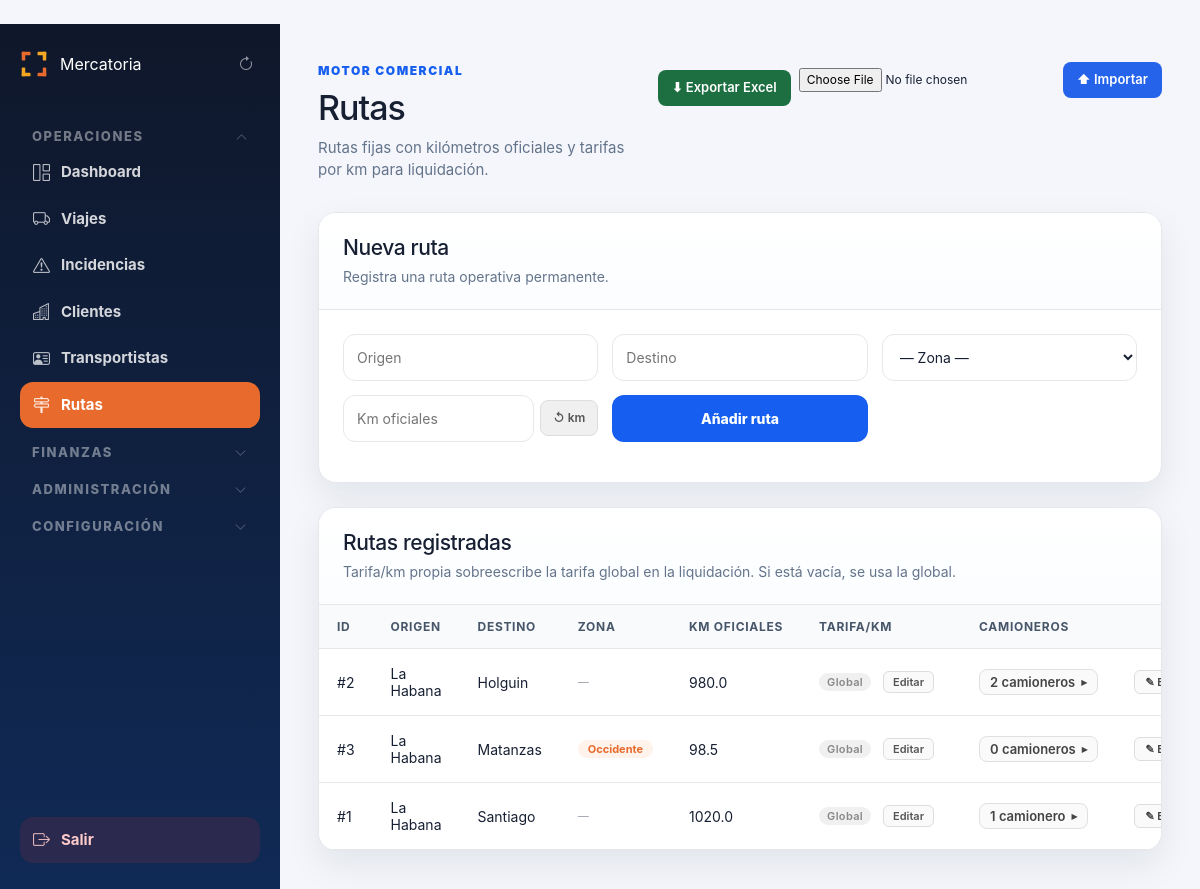
The page /admin/comercial/rutas (signed in) on the database its author committed.
### tables this page shows
CREATE TABLE rutas (
        id INTEGER PRIMARY KEY AUTOINCREMENT,
        nombre TEXT,
        origen TEXT NOT NULL,
        destino TEXT NOT NULL,
        zona TEXT,
        km_oficiales REAL DEFAULT 0,
        activa INTEGER DEFAULT 1,
        fecha_creacion TEXT DEFAULT CURRENT_TIMESTAMP
    , tarifa_km REAL);

### routes/comercial.py (the view)
@comercial_bp.route("/admin/comercial/rutas")
def rutas():
    if not requiere_admin():
        return redirect("/login")
    all_rutas = get_all_rutas()
    todos_camioneros = get_all_camioneros_activos()
    camioneros_por_ruta = {r["id"]: get_camioneros_por_ruta(r["id"]) for r in all_rutas}
    ids_asignados_por_ruta = {
        r["id"]: {c["id"] for c in camioneros_por_ruta[r["id"]]}
        for r in all_rutas
    }
    cfg = get_configuracion()
    tarifa_km_global = cfg.get("tarifa_km", 1.5)
    origenes_destinos = sorted(
        {r["origen"] for r in all_rutas if r["origen"]} |
        {r["destino"] for r in all_rutas if r["destino"]}
    )
    return render_template(
        "admin/comercial/rutas.html",
        rutas=all_rutas,
        todos_camioneros=todos_camioneros,
        camioneros_por_ruta=camioneros_por_ruta,
        ids_asignados_por_ruta=ids_asignados_por_ruta,
        tarifa_km_global=tarifa_km_global,
        origenes_destinos=origenes_destinos,
    )

### app.py (called while the page is built)
@app.before_request
def _record_start_time():
    g.start_time = time.monotonic()

@app.before_request
def _validate_session_role():
    if "user_id" not in session or "rol" not in session:
        return
    try:
        con = conectar()
        cur = con.cursor()
        cur.execute("SELECT rol, activo FROM usuarios WHERE id = ?", (session["user_id"],))
        row = cur.fetchone()
        con.close()
        if not row or not row["activo"]:
            session.clear()
            return
        if row["rol"] != session["rol"]:
            session["rol"] = row["rol"]
    except Exception:
        pass

@app.after_request
def set_security_headers(response):
    response.headers["X-Frame-Options"] = "SAMEORIGIN"
    response.headers["X-Content-Type-Options"] = "nosniff"
    response.headers["X-XSS-Protection"] = "1; mode=block"
    if app.debug:
        ms = (time.monotonic() - getattr(g, "start_time", time.monotonic())) * 1000
        app.logger.debug("[%s] %s %.1fms", request.method, request.path, ms)
    return response

@app.context_processor
def sidebar_badges():
    try:
        conexion = conectar()
        cursor = conexion.cursor()
        cursor.execute("""
            SELECT
                COUNT(*) AS urgentes,
                COUNT(CASE WHEN estado = 'Solicitado' THEN 1 END) AS solicitados
            FROM viajes
            WHERE estado IN ('Pendiente', 'Solicitado')
        """)
        row = cursor.fetchone()
        viajes_urgentes    = row["urgentes"]    if row else 0
        dashboard_urgentes = row["solicitados"] if row else 0
        conexion.close()
    except Exception:
        viajes_urgentes = 0
        dashboard_urgentes = 0
    return dict(
        sidebar_viajes_urgentes=viajes_urgentes,
        sidebar_dashboard_urgentes=dashboard_urgentes,
    )

### database.py (called while the page is built)
def conectar():
    if USE_POSTGRES:
        from database_pg import conectar_pg
        conn = conectar_pg()
        return ConexionWrapper(conn, use_postgres=True)
    else:
        conexion = sqlite3.connect(DATABASE_NAME)
        conexion.row_factory = sqlite3.Row
        return ConexionWrapper(conexion, use_postgres=False)

    def execute(self, sql, params=None):
        if self._use_postgres:
            sql = sql.replace("?", "%s")
        if params is not None:
            return self._cursor.execute(sql, params)
        return self._cursor.execute(sql)

    def fetchone(self):
        return self._cursor.fetchone()

    def fetchall(self):
        return self._cursor.fetchall()

### templates/admin/comercial/rutas.html (shortened to what this page needs)
﻿{% extends "admin/base_admin.html" %}
{% block contenido %}
<div class="page-header">
    <div>
        <span class="eyebrow">Motor Comercial</span>
        <h1>Rutas</h1>
        <p>Rutas fijas con kilómetros oficiales y tarifas por km para liquidación.</p>
    </div>
    <div style="display:flex;gap:8px;align-items:center;">
        {% if session.get('rol') == 'admin' %}
        <a href="/admin/exportar/rutas" class="btn-excel-export">⬇ Exportar Excel</a>
        {% endif %}
        {% if session.get('rol') == 'admin' %}
        <form method="POST" action="/admin/importar/rutas" enctype="multipart/form-data" style="display:flex;gap:6px;align-items:center;">
            <input type="file" name="archivo" accept=".xlsx" required style="font-size:12px;">
            <button type="submit" class="btn-excel-import">⬆ Importar</button>
        </form>
        {% endif %}
    </div>
</div>
{% if session.get('rol') in ['admin', 'operador'] %}
<section class="panel">
    <div class="panel-header">
        <div>
            <h2>Nueva ruta</h2>
            <p>Registra una ruta operativa permanente.</p>
        </div>
    </div>
    <form method="POST" action="/admin/comercial/rutas/nueva" class="form-grid">
        <input id="ruta-origen" name="origen" placeholder="Origen" required
               list="dl-origenes-destinos"
               onblur="calcularKmSiCompleto()">
        <input id="ruta-destino" name="destino" placeholder="Destino" required
               list="dl-origenes-destinos"
               onblur="calcularKmSiCompleto()">
        <select name="zona" class="input">
            <option value="">— Zona —</option>
        </select>
        <div style="display:flex;gap:6px;align-items:center;">
            <input id="ruta-km" name="km" type="number" step="0.1" placeholder="Km oficiales" required
                   style="flex:1;min-width:0;" oninput="autoTarifa()">
            <button type="button" id="btn-recalcular" onclick="calcularKm()"
                    title="Recalcular distancia desde origen y destino"
                    style="padding:8px 12px;background:#f0f0f0;border:1px solid #ddd;border-radius:8px;font-size:12px;font-weight:600;color:#555;cursor:pointer;white-space:nowrap;">
                ↺ km
            </button>
        </div>
        <button type="submit" class="btn-submit">Añadir ruta</button>
    </form>
</section>
{% endif %}
<section class="panel panel-spaced">
    <div class="panel-header">
        <div>
            <h2>Rutas registradas</h2>
            <p>Tarifa/km propia sobreescribe la tarifa global en la liquidación. Si está vacía, se usa la global.</p>
        </div>
    </div>
    <div class="table-wrapper">
        <table class="data-table">
            <thead>
                <tr>
                    <th>ID</th>
                    <th>Origen</th>
                    <th>Destino</th>
                    <th>Zona</th>
                    <th>Km oficiales</th>
                    <th>Tarifa/km</th>
                    <th>Camioneros</th>
                    {% if session.get('rol') == 'admin' %}<th></th>{% endif %}
                </tr>
            </thead>
            <tbody>
                {% for r in rutas %}
                <tr>
                    <td>#{{ r.id }}</td>
                    <td>{{ r.origen }}</td>
                    <td>{{ r.destino }}</td>
                    <td>
                        {% if r.zona == "Occidente" %}
                            <span style="background:#FFF3EC;color:#E86A2C;padding:2px 10px;border-radius:999px;font-size:11px;font-weight:700;">Occidente</span>
                        {% elif r.zona == "Centro" %}
                            <span style="background:#EFF6FF;color:#2563EB;padding:2px 10px;border-radius:999px;font-size:11px;font-weight:700;">Centro</span>
                        {% elif r.zona == "Oriente" %}
                            <span style="background:#F0FDF4;color:#16A34A;padding:2px 10px;border-radius:999px;font-size:11px;font-weight:700;">Oriente</span>
                        {% else %}
                            <span style="color:#9CA3AF;font-size:11px;">—</span>
                        {% endif %}
                    </td>
                    <td>{{ r.km_oficiales }}</td>
                    <td class="td-tarifa">
                        <span class="tarifa-display" id="disp-{{ r.id }}">
                            {% if r.tarifa_km is not none and r.tarifa_km != "" %}
                                <strong>${{ "%.2f"|format(r.tarifa_km|float) }}</strong>/km
                            {% else %}
                                <span class="badge-global">Global</span>
                            {% endif %}
                        </span>
                        {% if session.get('rol') == 'admin' %}
                        <button type="button" class="btn-edit-sm" id="btn-e-{{ r.id }}"
                                onclick="startEdit({{ r.id }})">Editar</button>
                        {% endif %}
                    </td>
                    <td>
                        <button type="button"
                                class="btn-camioneros-toggle"
                                onclick="toggleCamioneros({{ r.id }})">
                            {% set n = camioneros_por_ruta[r.id]|length %}
                            {{ n }} {{ "camionero" if n == 1 else "camioneros" }}
                            <span class="chevron" id="chev-{{ r.id }}">▸</span>
                        </button>
                    </td>
                    {% if session.get('rol') == 'admin' %}
                    <td>
                        <button type="button"
                                class="btn-edit-ruta"
                                data-id="{{ r.id }}"
                                data-origen="{{ r.origen }}"
                                data-destino="{{ r.destino }}"
                                data-zona="{{ r.zona or '' }}"
                                data-km="{{ r.km_oficiales or '' }}"
                                onclick="openEditModal(this)">
                            ✎ Editar ruta
                        </button>
                    </td>
                    {% endif %}
                </tr>
                {% else %}
                <tr>
                    <td colspan="8" class="empty-state">Sin rutas todavía.</td>
                </tr>
                {% endfor %}
            </tbody>
        </table>
    </div>
</section>
{% endblock %}

### static/css/admin.css (style rules this page uses)
:root { --bg: #f4f6fb; --panel: #ffffff; --panel-soft: #f8fafc; --text: #172033; --muted: #64748b; --primary: #155eef; --primary-dark: #0f3ea8; --border: #e5e7eb; --danger: #dc2626; --success: #16a34a; --warning: #f59e0b; --info: #0891b2; --sidebar: #0f172a; --sidebar-soft: #102a56; --shadow: 0 14px 35px rgba(15, 23, 42, 0.08); --radius: 18px; }
* { box-sizing: border-box; }
body { margin: 0; font-family: Inter, "Segoe UI", Arial, sans-serif; background: var(--bg); color: var(--text); }
.page-header { display: flex; justify-content: space-between; align-items: flex-start; gap: 22px; margin-bottom: 30px; }
.eyebrow { display: inline-flex; margin-bottom: 8px; color: var(--primary); font-size: 12px; font-weight: 900; text-transform: uppercase; letter-spacing: 0.13em; }
.page-header h1 { margin: 0; font-size: 34px; letter-spacing: -1px; }
.page-header p { margin: 8px 0 0; color: var(--muted); font-size: 15px; }
.panel { background: var(--panel); border: 1px solid var(--border); border-radius: var(--radius); box-shadow: var(--shadow); overflow: hidden; }
.panel-header { padding: 22px 24px; border-bottom: 1px solid var(--border); background: linear-gradient(180deg, #ffffff 0%, #fbfdff 100%); }
.panel-header h2 { margin: 0; font-size: 21px; letter-spacing: -0.4px; }
.panel-header p { margin: 6px 0 0; color: var(--muted); font-size: 14px; }
.table-wrapper { width: 100%; overflow-x: auto; }
.data-table { width: 100%; border-collapse: collapse; background: var(--panel); }
.data-table th { background: var(--panel-soft); color: #475569; padding: 14px 18px; text-align: left; font-size: 12px; text-transform: uppercase; letter-spacing: 0.06em; border-bottom: 1px solid var(--border); white-space: nowrap; }
.data-table td { padding: 16px 18px; border-bottom: 1px solid var(--border); font-size: 14px; vertical-align: middle; }
.panel-spaced { margin-top: 24px; }
.form-grid { padding: 24px; display: grid; grid-template-columns: repeat(auto-fit, minmax(220px, 1fr)); gap: 14px; }
.form-grid input, .form-grid select { width: 100%; padding: 12px 13px; border: 1px solid var(--border); border-radius: 12px; background: white; font-size: 14px; color: var(--text); }
.btn-submit { border: none; border-radius: 12px; background: var(--primary); color: white; font-size: 14px; font-weight: 800; cursor: pointer; padding: 12px 16px; }
.btn-excel-export { display: inline-flex; align-items: center; gap: 5px; padding: 8px 14px; background: #1D6F42; color: #fff; border-radius: 8px; font-size: 13px; font-weight: 600; text-decoration: none; white-space: nowrap; }
.btn-excel-import { padding: 8px 14px; background: #2563EB; color: #fff; border: none; border-radius: 8px; font-size: 13px; font-weight: 600; cursor: pointer; white-space: nowrap; }

### templates/admin/comercial/rutas.html (style rules this page uses)
.btn-edit-ruta { padding: 4px 10px; font-size: 11px; font-weight: 600; border: 1px solid #ddd; border-radius: 6px; background: #fafafa; color: #444; cursor: pointer; white-space: nowrap; }
.td-tarifa { min-width: 160px; }
.badge-global { display: inline-block; padding: 2px 8px; border-radius: 999px; font-size: 11px; font-weight: 600; background: #f0f0f0; color: #888; letter-spacing: .03em; }
.btn-edit-sm { display: inline-block; margin-left: 8px; padding: 3px 9px; font-size: 11px; font-weight: 600; border: 1px solid #ddd; border-radius: 6px; background: #fafafa; color: #555; cursor: pointer; }
.btn-camioneros-toggle { display: inline-flex; align-items: center; gap: 6px; padding: 4px 10px; border: 1px solid #e0e0e0; border-radius: 8px; background: #fafafa; font-size: 13px; font-weight: 600; color: #444; cursor: pointer; white-space: nowrap; }
.chevron { font-size: 11px; transition: transform .2s; }

### rows shown on the page
rutas: id "2", origen "La Habana", destino "Holguin", km_oficiales "980.0", value "camioneros"
rutas: id "3", origen "La Habana", destino "Matanzas", zona "Occidente", km_oficiales "98.5", n "0", value "camioneros"
rutas: id "1", origen "La Habana", destino "Santiago", km_oficiales "1020.0", n "1", value "camionero"
